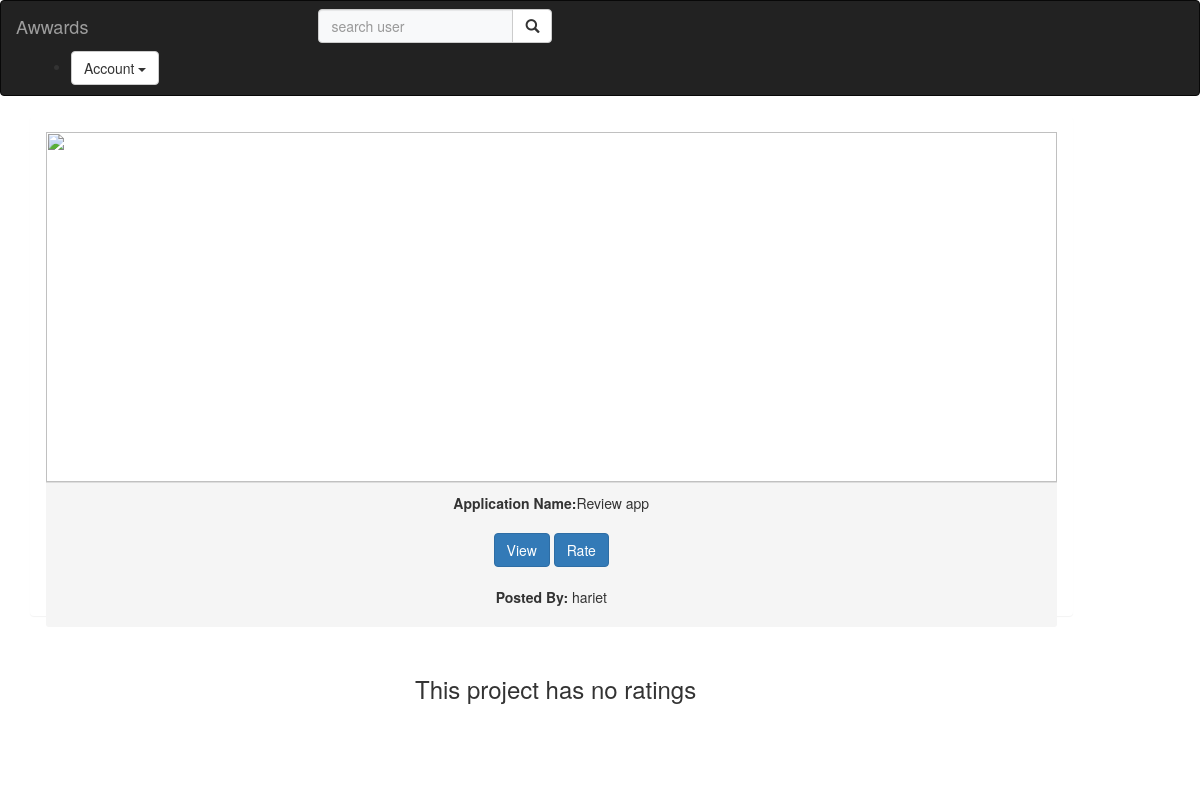
The page /project_details/1 (signed in) on the database as committed earlier.
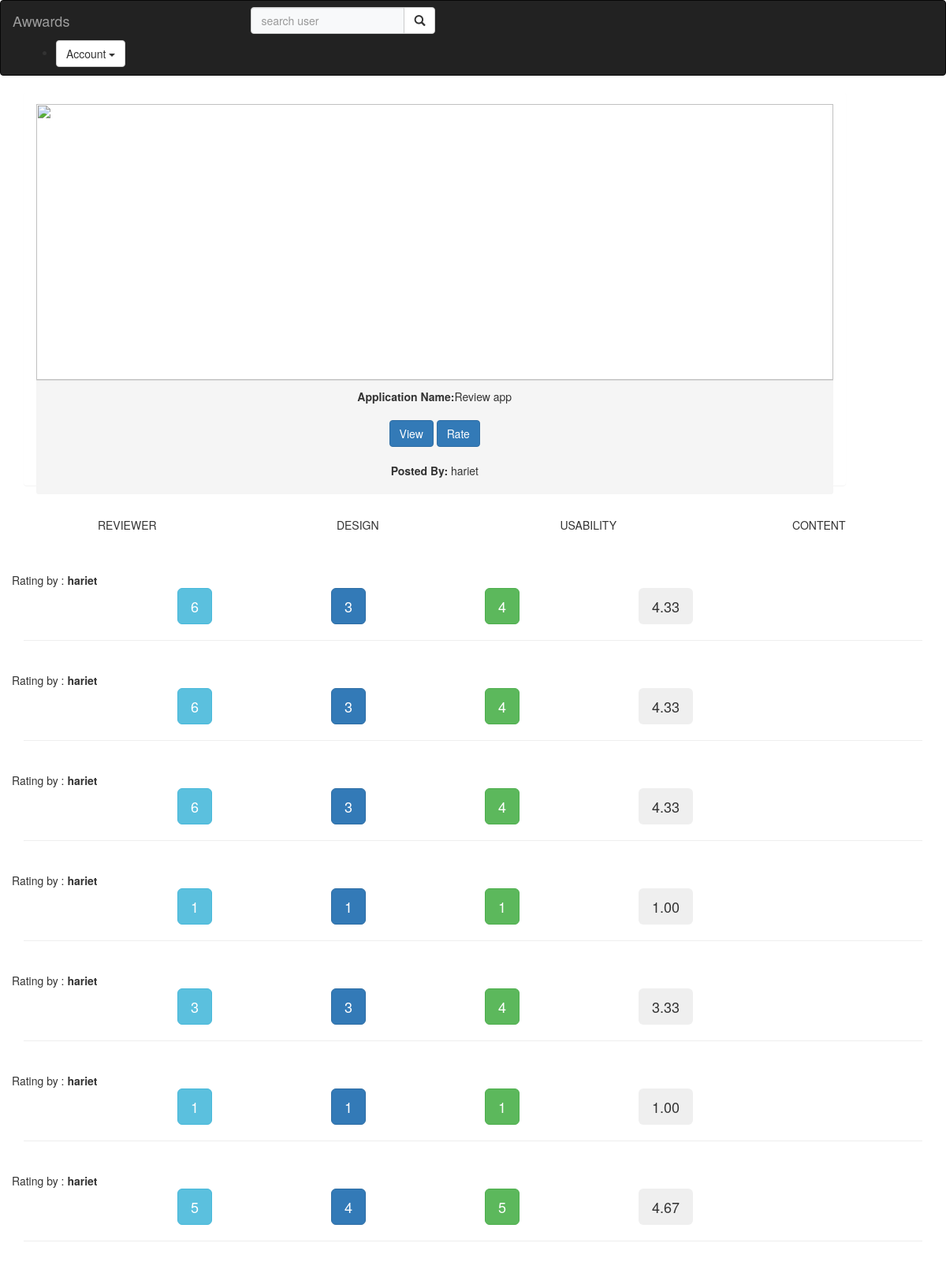
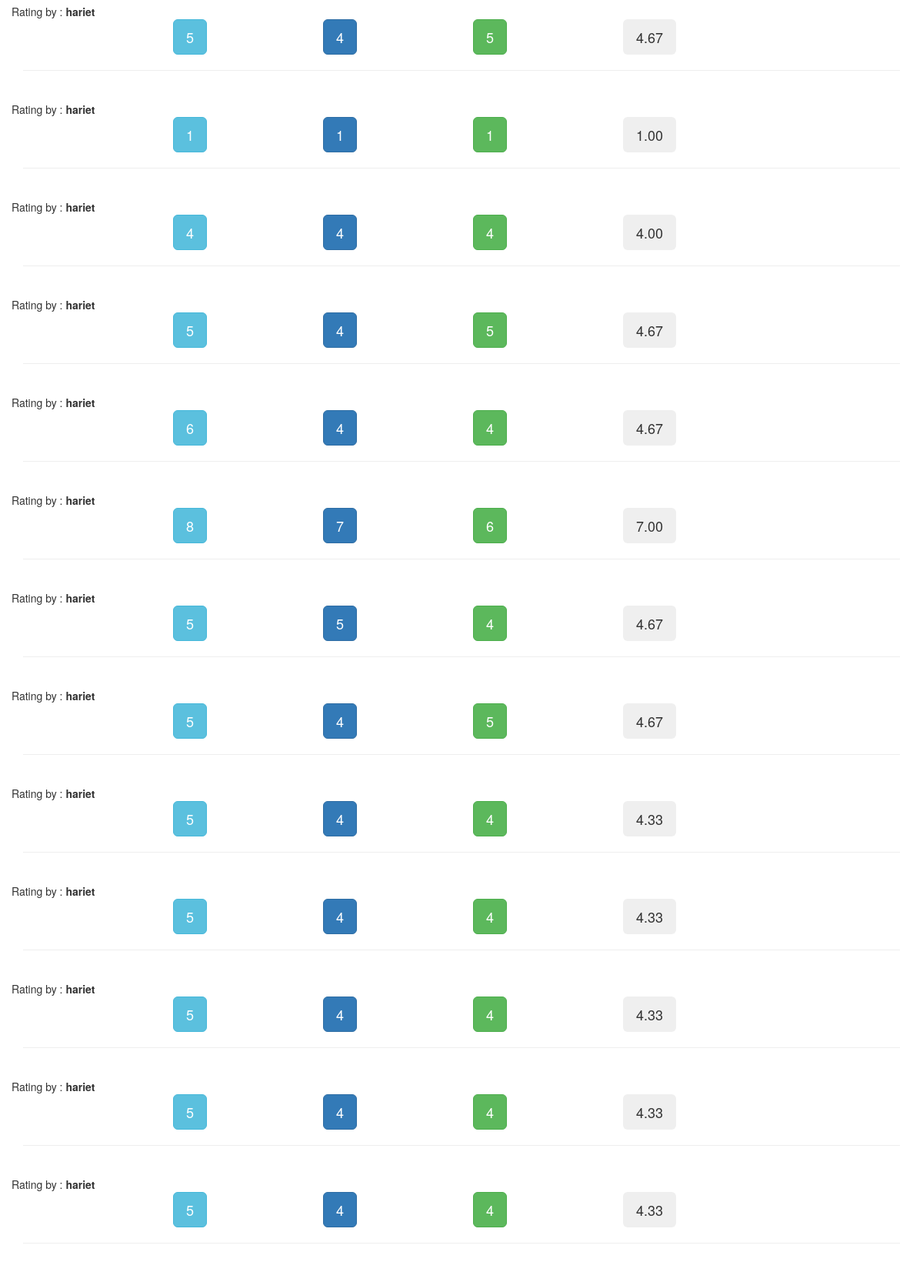
The same page on the database as committed later (2 pictures, top to bottom).
### awwardsapp/models.py (models this page shows, shortened)
class Project(models.Model):
    title = models.CharField(max_length=60,blank=True)
    image = CloudinaryField('img')
    description = models.CharField(max_length=400)
    link = models.URLField(blank=True)
    user = models.ForeignKey(User, null=True, on_delete=models.CASCADE)
    profile = models.ForeignKey(Profile,null=True,on_delete=models.CASCADE)
    classmethod

class Rating(models.Model):
    design = models.PositiveSmallIntegerField(choices = RATES,default= 0)
    usability = models.PositiveSmallIntegerField(choices = RATES,default = 0)
    content = models.PositiveSmallIntegerField(choices = RATES,default = 0)
    user = models.ForeignKey(User,null=True,blank=True, on_delete=models.CASCADE)
    project = models.ForeignKey(Project,null=True,on_delete=models.CASCADE)
    average =  models.DecimalField(default=1,blank=False,decimal_places=2,max_digits=20)

### awwardsapp/views.py (the view)
# urls.py: url(r'^project_details/(?P<id>\d+)', views.all_projects, name='allProjects'),
@login_required(login_url='/accounts/login')
def all_projects(request,id):
    project = Project.objects.get(id = id)
    reviews = Rating.objects.all()
    return render(request, 'all_projects.html',{"project":project, "reviews":reviews})

### awwardsapp/templates/all_projects.html (shortened to what this page needs)
{%extends 'base.html'%}
{% block content %}
<div class="container">
  <div class="row">
    <div class=" col-lg-11 text-center" style="height: 500px;">
      <div class="panel" style="height:500px;margin-bottom:20px;">
        <div class="panel-body">
          <a href="{% url 'allProjects' id=project.id %}">
            <img class="img-responsive" src="{{project.image.url}}" style="height:350px;width:100%;">
          </a>
          <div class="panel-footer">
            <div class="text"> <b>Application Name:</b>{{project.title}}</div>
            <br>
            <div>
              <a href="{{project.link}}" class="btn btn-primary">View</a>
              <a href="{% url 'review' project_id=project.id%}" class="btn btn-primary">Rate</a>
            </div>
            <br>
            <p><b>Posted By: </b>{{project.user}}</p>
          </div>
        </div>
      </div>
    </div>
  </div>
  <br>
  <br>
  <div class="row">
    {% if reviews %}
    <div class="col-md-3">
      <p class="text-center">REVIEWER</p>
    </div>
    <div class="col-md-3">
      <p class="text-center">DESIGN</p>
    </div>
    <div class="col-md-3">
      <p class="text-center">USABILITY</p>
    </div>
    <div class="col-md-3">
      <p class="text-center">CONTENT</p>
    </div>
  </div>
  {%else%}
  <h3 style="padding-left:400px;">This project has no ratings</h3>
  {%endif%}
</div>
<div class="col-md-1"></div>
</div>
<br>
<br>
<div class="container">
  {% for review in reviews %}
  <div class="row">
    {% if project.id == review.project.id %}
    <div>
      Rating by : <b> {{review.user.username}}</b></div>
    <div class="col-md-2"></div>
    <div class="col-md-2">
      <button type="button" class="btn btn-info btn-lg">{{review.design}}</button>
    </div>
    <div class="col-md-2">
      <button type="button" class="btn btn-primary btn-lg">
        {{review.usability}}
      </button>
    </div>
    <div class="col-md-2">
      <button type="button" class="btn btn-success btn-lg">{{review.content}}</button>
    </div>
    <div class="col-md-2">
      <button type="button" class="btn btn-secondary btn-lg">{{review.average}}</button>
    </div>
    {%endif%}
  </div>
  <hr>
  <br>
  {% endfor %}
</div>
{% endblock %}

### awwardsapp/templates/base.html (shortened to what this page needs)
{% load bootstrap3 %}
{% load static%}
{% load cloudinary %}
<!DOCTYPE html>
<html>
<head>
  {% block styles %}
    {% bootstrap_css %}
  {% endblock %}
</head>
<body>
    {% include "navbar.html" %}
    {% block content %}
     {%endblock%}
</body>
</html>

### awwardsapp/templates/navbar.html (shortened to what this page needs)
<!DOCTYPE html>
<html lang="en">
<head>
</head>
<body>
  <nav class="navbar navbar-inverse">
    <div class="container-fluid">
      <div class="navbar-header">
        <a class="navbar-brand" href="/">Awwards</a>
      </div>
      <div class="col-sm-4 col-md-6" style="padding-left: 200px; ">
        <form class="navbar-form" role="search" action="{%url 'search'%}">
          <div class="input-group">
            <input type="text" class="form-control" placeholder="search user " name="project"
              style="background-color: #f8f9fa;">
            <div class="input-group-btn">
              <button class="btn btn-default" type="submit"><i class="glyphicon glyphicon-search"></i></button>
            </div>
          </div>
        </form>
      </div>
      <div class="col-sm-6 col-md-6">
        {% if user.is_authenticated %}
        <ul>
          <li class="dropdown">
            <a href="#" class="dropdown-toggle btn btn-default" data-toggle="dropdown" role="button" aria-expanded="false">Account
                      <span class="caret"></span>
                  </a>
          </li>
        </ul>
        {% else %}
        <li>
          <a class='btn btn-default' href="/accounts/login">Login</a>
        </li>
        {% endif %}
      </div>
    </div>
  </nav>
</body>
</html>

Rows that differ between the two databases and show on the page:
added Rating: user.username "hariet", design "6", usability "3", content "4", average "4.33"
added Rating: user.username "hariet", design "6", usability "3", content "4", average "4.33"
added Rating: user.username "hariet", design "6", usability "3", content "4", average "4.33"
added Rating: user.username "hariet", design "1", usability "1", content "1", average "1.00"
added Rating: user.username "hariet", design "3", usability "3", content "4", average "3.33"
added Rating: user.username "hariet", design "1", usability "1", content "1", average "1.00"
added Rating: user.username "hariet", design "5", usability "4", content "5", average "4.67"
added Rating: user.username "hariet", design "5", usability "4", content "5", average "4.67"
added Rating: user.username "hariet", design "1", usability "1", content "1", average "1.00"
added Rating: user.username "hariet", design "4", usability "4", content "4", average "4.00"
added Rating: user.username "hariet", design "5", usability "4", content "5", average "4.67"
added Rating: user.username "hariet", design "6", usability "4", content "4", average "4.67"
added Rating: user.username "hariet", design "8", usability "7", content "6", average "7.00"
added Rating: user.username "hariet", design "5", usability "5", content "4", average "4.67"
added Rating: user.username "hariet", design "5", usability "4", content "5", average "4.67"
added Rating: user.username "hariet", design "5", usability "4", content "4", average "4.33"
added Rating: user.username "hariet", design "5", usability "4", content "4", average "4.33"
added Rating: user.username "hariet", design "5", usability "4", content "4", average "4.33"
added Rating: user.username "hariet", design "5", usability "4", content "4", average "4.33"
added Rating: user.username "hariet", design "5", usability "4", content "4", average "4.33"
Other text that changed with them:
text no longer shown: "This project has no ratings"
text now shown: "REVIEWER DESIGN USABILITY CONTENT"
